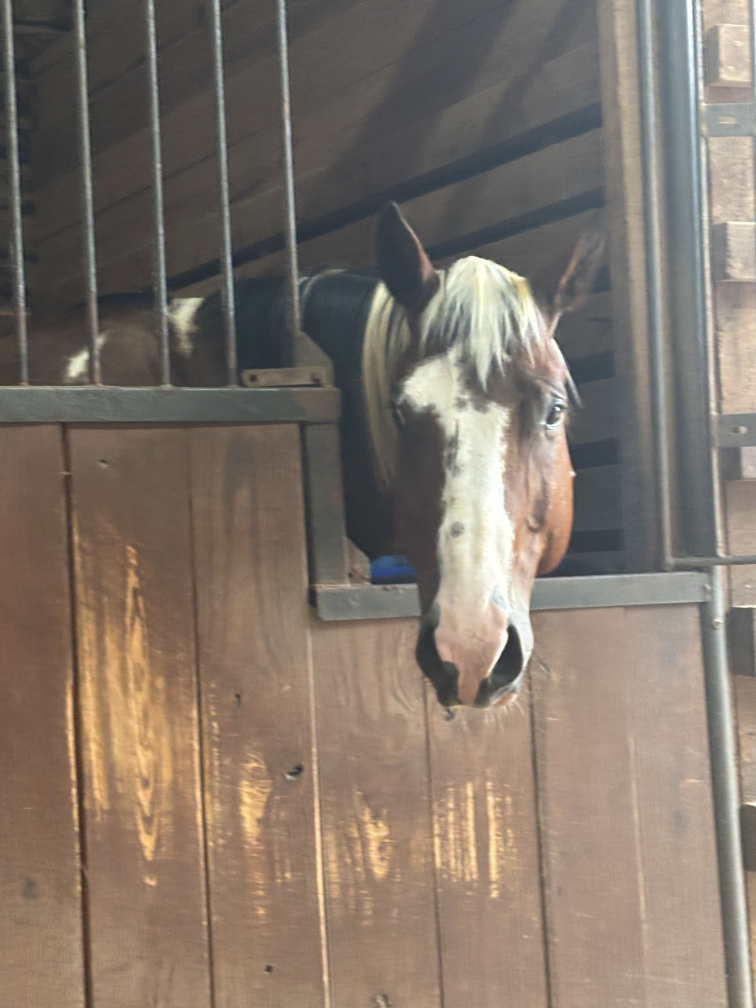
#> input picture photos_jpg/IMG_3411.jpg, 3024 x 4032 px, given in place of IMG_3408.jpg, which was not available (shown at 1/4 size)
$ python prep_abbott_shader_tex.py
#> lines starting #> are read from the running program, lines starting #| are printed output that depends on the picture; after the words box and inside, x2 and y2 are one past the last pixel; in counts of white or black regions, pixels touching at a corner belong together; long printed decimals are rounded; pictures that were not available may be replaced by others from this repository, and a replacement may not be noted
"""Tight photo crops for the WhiteHorse object-space shader. No UV splat."""
from __future__ import annotations

from pathlib import Path

import numpy as np
from PIL import Image

ROOT = Path(r"E:\Workspace\Madison")
SRC = ROOT / "photos_jpg"
OUT = ROOT / "game" / "assets" / "textures"
OUT.mkdir(parents=True, exist_ok=True)


def load(name: str) -> np.ndarray:
    return np.asarray(Image.open(SRC / name).convert("RGB"), dtype=np.float32) / 255.0


def save(arr: np.ndarray, name: str) -> None:
    path = OUT / name
    Image.fromarray(np.clip(arr * 255.0, 0, 255).astype(np.uint8), "RGB").save(path)
    print("wrote", path, arr.shape, "mean", arr.mean(axis=(0, 1)))


def crop_norm(im: np.ndarray, u0: float, v0: float, u1: float, v1: float) -> np.ndarray:
    h, w = im.shape[:2]
    x0, x1 = int(u0 * w), int(u1 * w)
    y0, y1 = int(v0 * h), int(v1 * h)
    return im[y0:y1, x0:x1]


def chestnut_tile(body: np.ndarray) -> np.ndarray:
    # Sunlit croup on the right of IMG_9535 — no girl, no grass, no sky.
    # Tight on the croup only — skip the fence and trash can on the right.
    rump = crop_norm(body, 0.58, 0.40, 0.70, 0.54)
    r, g, b = rump[:, :, 0], rump[:, :, 1], rump[:, :, 2]
    keep = (r > g + 0.02) & (r > b + 0.06) & (g < 0.42) & (b < 0.30) & (r > 0.14) & (r < 0.62)
    if keep.mean() < 0.15:
        keep = (r > b + 0.04) & (g < 0.48)
    ys, xs = np.where(keep)
    y0, y1 = int(np.percentile(ys, 10)), int(np.percentile(ys, 90))
    x0, x1 = int(np.percentile(xs, 10)), int(np.percentile(xs, 90))
    block = rump[y0:y1, x0:x1]
    target = np.array([0.30, 0.14, 0.08], dtype=np.float32)
    mean = np.maximum(block.mean(axis=(0, 1)), 0.05)
    grain = block / mean
    block = np.clip(target * (0.55 + 0.45 * grain), 0, 1)
    tile = np.zeros((512, 512, 3), dtype=np.float32)
    bh, bw = block.shape[0], block.shape[1]
    yy, xx = np.mgrid[0:512, 0:512]
    tile = block[yy % bh, xx % bw]
    print("CHESTNUT keep", float(keep.mean()), "block", block.shape)
    return tile


def main() -> None:
    face = load("IMG_3408.jpg")
    stall = load("IMG_3412.jpg")
#> call 2 of load, with name = 'IMG_3412.jpg'
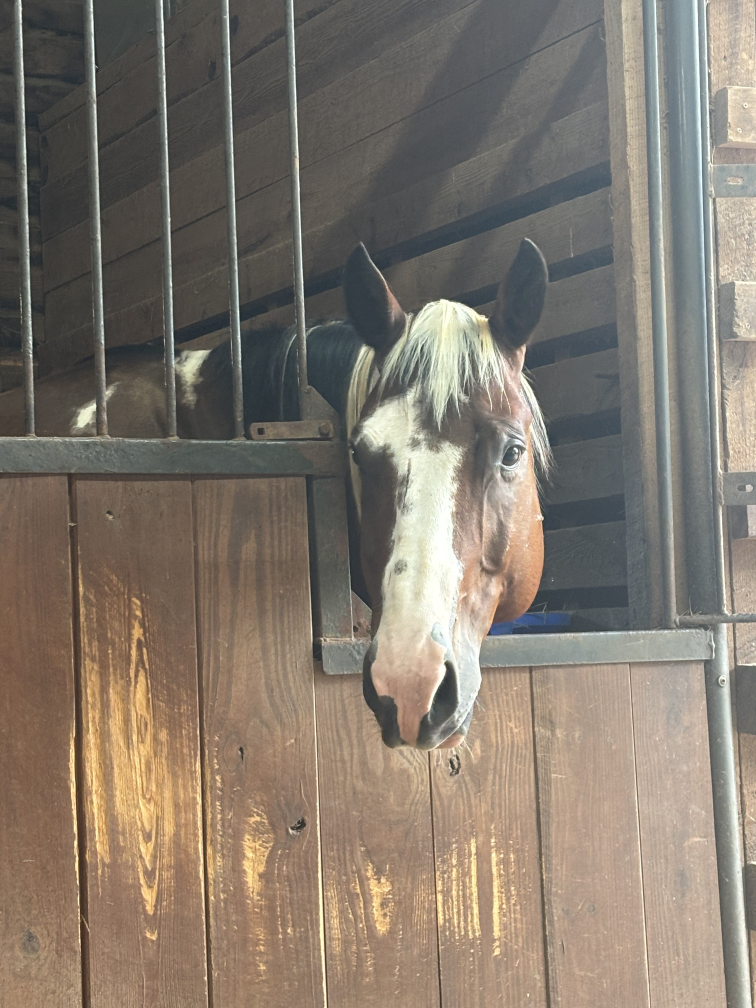
#> input picture photos_jpg/IMG_3412.jpg, 3024 x 4032 px, found by its file name (shown at 1/4 size)
    body = load("IMG_9535.jpg")
#> call 3 of load, with name = 'IMG_9535.jpg'
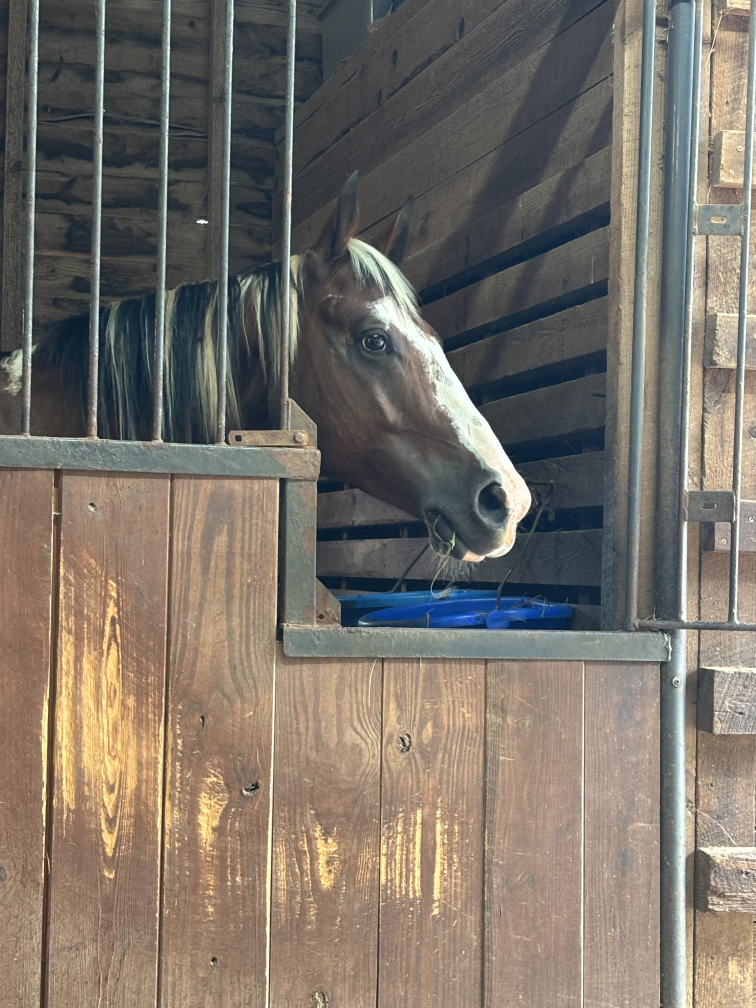
#> input picture photos_jpg/IMG_3416.jpg, 3024 x 4032 px, given in place of IMG_9535.jpg, which was not available (shown at 1/4 size)
    print("src face", face.shape, "stall", stall.shape, "body", body.shape)
#| src face (4032, 3024, 3) stall (4032, 3024, 3) body (4032, 3024, 3)
    # Ears through pink muzzle, cheeks only — no stall wall, no pole, no bucket.
    save(crop_norm(face, 0.24, 0.02, 0.76, 0.97), "abbott_shader_face.jpg")
#| wrote E:\Workspace\Madison/game/assets/textures/abbott_shader_face.jpg (3831, 1573, 3) mean [0.4989 0.4522 0.4172]
    # Head in the stall window, blaze and flaxen.
    save(crop_norm(stall, 0.38, 0.16, 0.76, 0.78), "abbott_shader_stall.jpg")
#| wrote E:\Workspace\Madison/game/assets/textures/abbott_shader_stall.jpg (2499, 1149, 3) mean [0.5206 0.5017  0.4671 ]
    save(chestnut_tile(body), "abbott_shader_coat.jpg")
#> in chestnut_tile, `r, g, b = rump[:, :, 0], rump[:, :, 1], rump[:, :, 2]`:
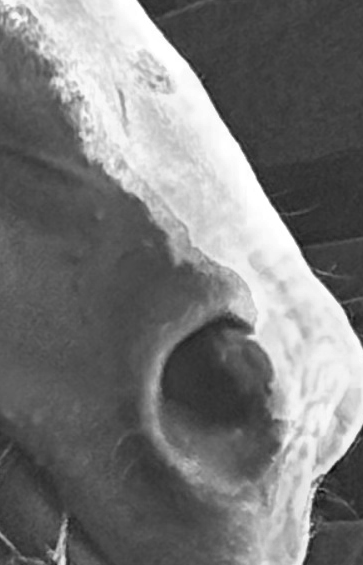
#> b: shape (565, 363) float32; min 0.0353, max 1, mean 0.471
#> in chestnut_tile, `keep = (r > g + 0.02) & (r > b + 0.06) & (g < 0.42) & (b < 0.30) & (r ..`: keep: shape (565, 363) bool; 0% white in thin lines or dots, all inside (x1, y1, x2, y2) = (268, 390, 360, 437)
#> in chestnut_tile, `keep = (r > b + 0.04) & (g < 0.48)`:
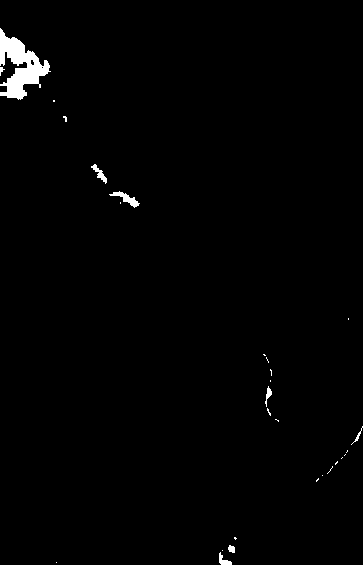
#> keep: shape (565, 363) bool; 1.1% white; 28 white regions (20 under 20 px), largest, box (x1, y1, x2, y2) and area: (0, 28, 51, 100) 1685, (109, 191, 140, 208) 172, (91, 164, 107, 184) 106
#> in chestnut_tile, `ys, xs = np.where(keep)`: ys = 2298 values from 28 to 564; xs = 2298 values, max 362 at index 2104, min 0 at index 0, mean 63.2
#> in chestnut_tile, `y0, y1 = int(np.percentile(ys, 10)), int(np.percentile(ys, 90))`: y0 = 46; y1 = 396
#> in chestnut_tile, `x0, x1 = int(np.percentile(xs, 10)), int(np.percentile(xs, 90))`: x0 = 5; x1 = 227
#> in chestnut_tile, `block = rump[y0:y1, x0:x1]`:
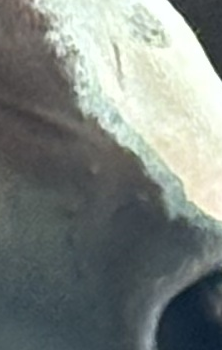
#> block: shape (350, 222, 3) float32; mean R, G, B 0.487, 0.514, 0.5
#> in chestnut_tile, `mean = np.maximum(block.mean(axis=(0, 1)), 0.05)`: mean = [0.487, 0.514, 0.5]
#> in chestnut_tile, `block = np.clip(target * (0.55 + 0.45 * grain), 0, 1)`:
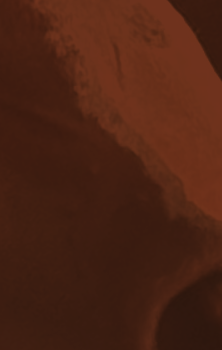
#> block: shape (350, 222, 3) float32; mean R, G, B 0.3, 0.14, 0.08
#> in chestnut_tile, `tile = block[yy % bh, xx % bw]`:
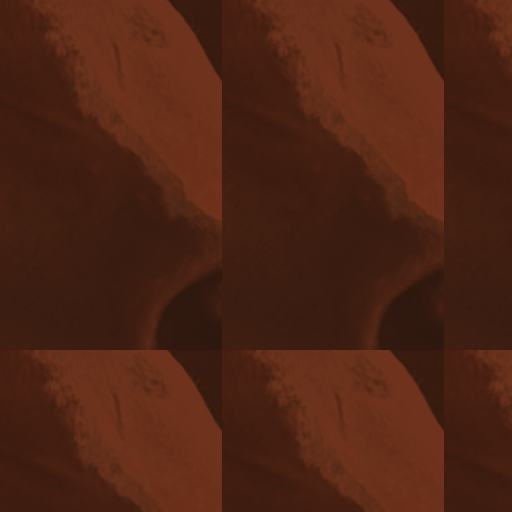
#> tile: shape (512, 512, 3) float32; mean R, G, B 0.31, 0.144, 0.0818
#| CHESTNUT keep 0.0112 block (350, 222, 3)
#| wrote E:\Workspace\Madison/game/assets/textures/abbott_shader_coat.jpg (512, 512, 3) mean [0.3101   0.1438 0.08181]


if __name__ == "__main__":
    main()
